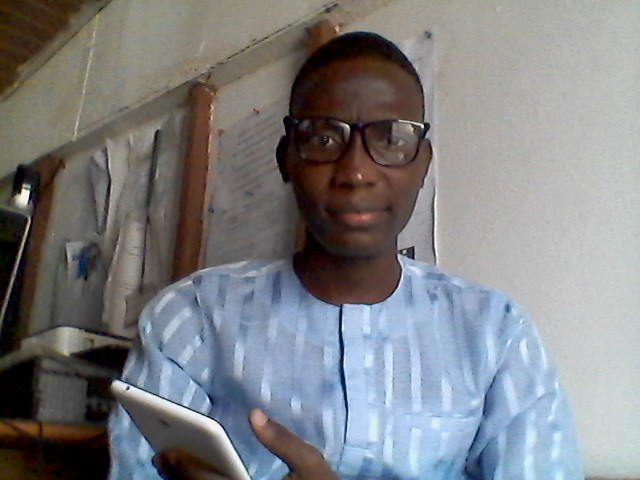
#> input picture L2.VideoCapture/photo.png, 640 x 480 px
$ python script6.py
#> lines starting #> are read from the running program, lines starting #| are printed output that depends on the picture
import cv2
import numpy as np

img = cv2.imread("photo.png")
#> img is the input picture: shape (480, 640, 3); mean B, G, R 130.3, 127.6, 126.5
print(img.shape)
#| (480, 640, 3)

imgResize = cv2.resize(img,(1000,500))
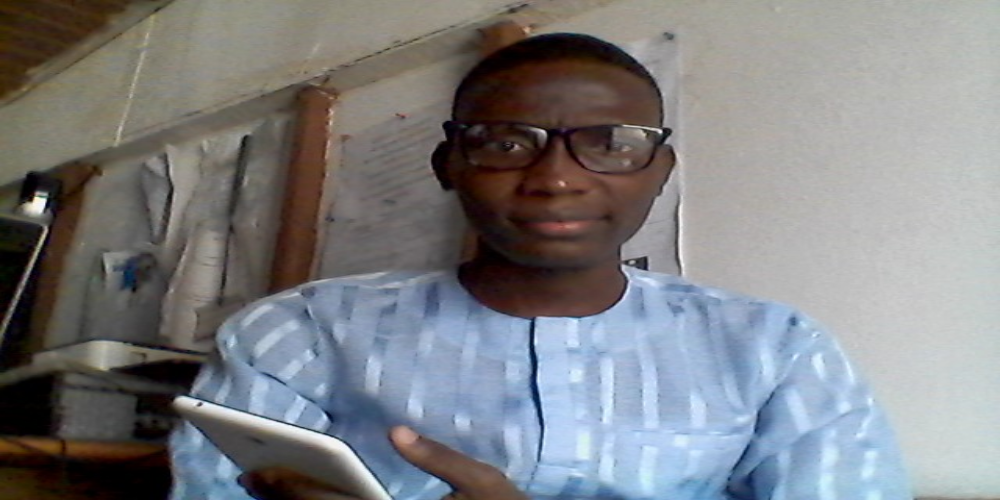
#> imgResize: shape (500, 1000, 3); mean B, G, R 130.2, 127.5, 126.4
print(imgResize.shape)
#| (500, 1000, 3)

imgCropped = img[0:200,200:500]
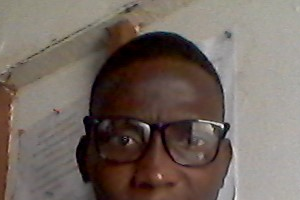
#> imgCropped: shape (200, 300, 3); mean B, G, R 95.7, 103.3, 115.5

cv2.imshow("Image",img)
#cv2.imshow("Image Resize",imgResize)
cv2.imshow("Image Cropped",imgCropped)

cv2.waitKey(0)

$ run again, with L2.VideoCapture/SAMUEL-OLOYE.png copied over L2.VideoCapture/photo.png
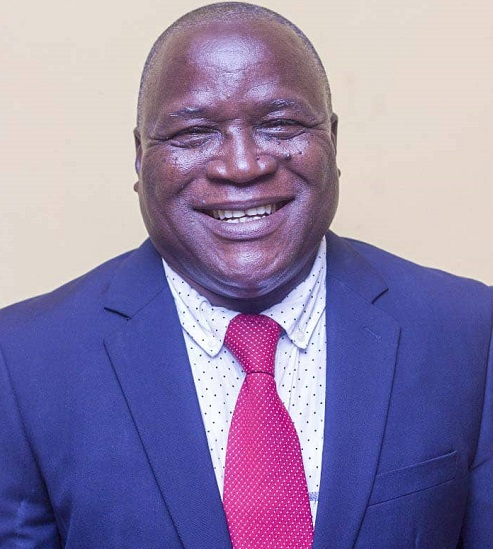
#> input picture L2.VideoCapture/SAMUEL-OLOYE.png, 493 x 549 px
#> img is the input picture: shape (549, 493, 3); mean B, G, R 168.5, 129.7, 143.4
#| (549, 493, 3)
#> `imgResize = cv2.resize(img,(1000,500))`:
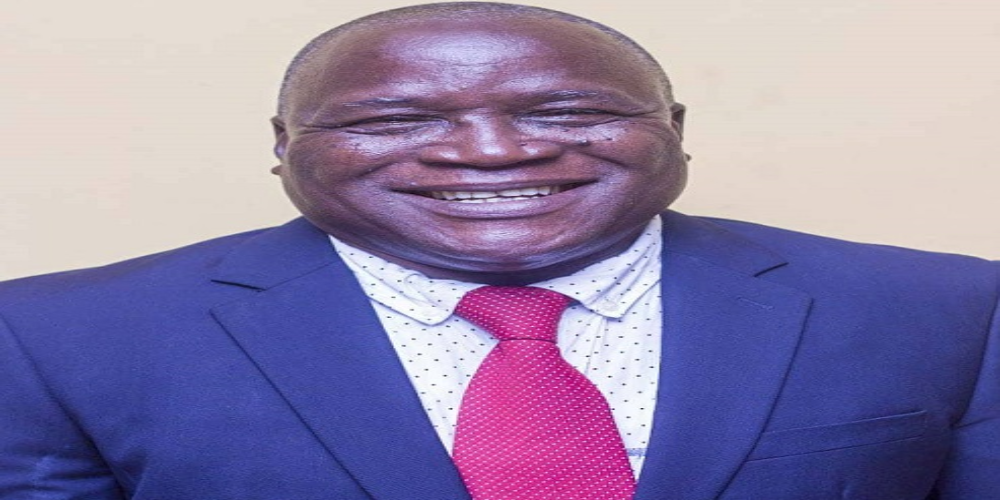
#> imgResize: shape (500, 1000, 3); mean B, G, R 168.4, 129.6, 143.3
#| (500, 1000, 3)
#> `imgCropped = img[0:200,200:500]`:
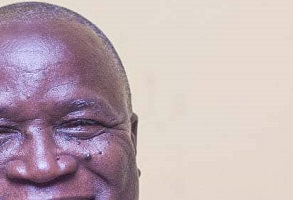
#> imgCropped: shape (200, 293, 3); mean B, G, R 179.7, 173.6, 192.4
